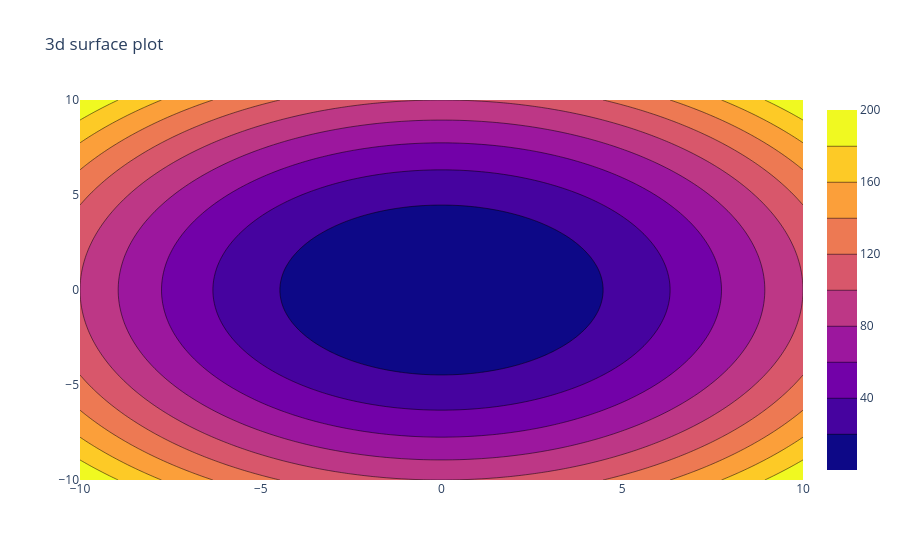

The notebook cell saved with this chart:
### Code cell
# contour plot 
# gives view from top of the graph

# 3d surface plot
# can not be crated using plotly express
# fro 3d surface plot we are going to use plotly group objects

x = np.linspace(-10,10,100)
y = np.linspace(-10,10,100)

xx , yy = np.meshgrid(x,y)

z = xx**2 + yy**2 
# z = np.sin(xx) + np.cos(yy)
# z = np.sqrt(1-xx**2-yy**2)

trace = go.Contour(x=x,y=y,z=z)

data = [trace]
layout  = go.Layout(title = "3d surface plot")

fig = go.Figure(data,layout)
fig.show()
